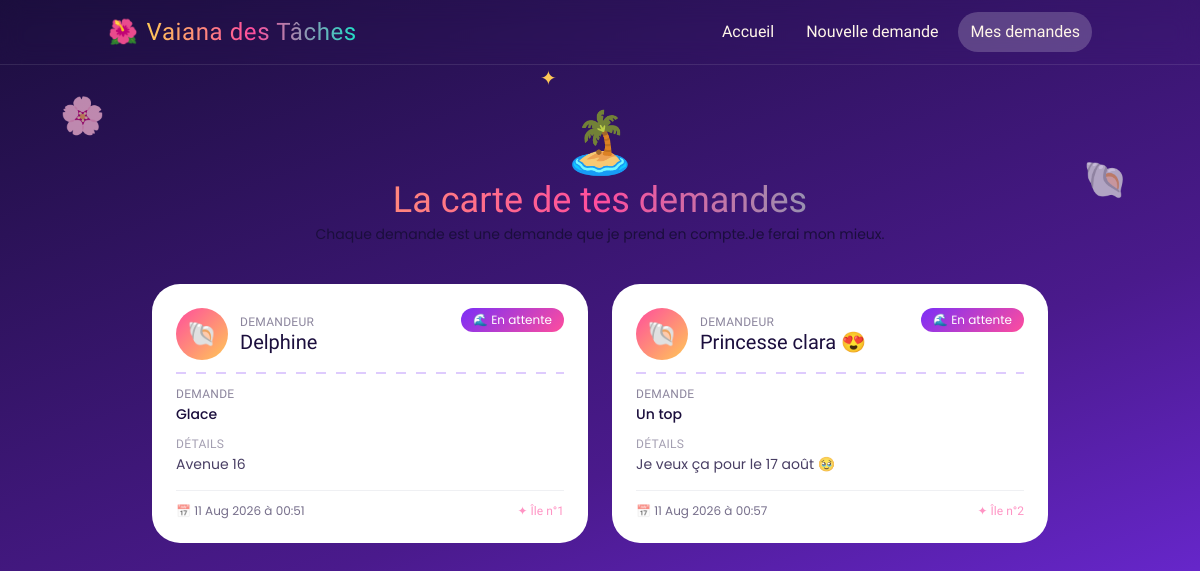
The app's page /confirmation/ with its own data.
### GADC/models.py (models this page shows, shortened)
class Formulaire(models.Model):
    demandeur = models.CharField(max_length=100)
    demande = models.CharField(max_length=100)
    details = models.TextField(max_length= 500)
    statut = [('En attente', 'En attente'),              ('En cours', 'En cours'),
              ('Terminé', 'Terminé')]
    statut = models.CharField(max_length=20, choices=statut, default='En attente')
    date_created = models.DateTimeField(default = timezone.now)

### GADC/views.py (the view)
# urls.py: path('confirmation/', confirmation , name='confirmation'),
def confirmation(request):
    return render(request, 'affiche.html', context = {'demande': Formulaire.objects.all() })

### GADC/templates/affiche.html (shortened to what this page needs)
{% load static %}
<!DOCTYPE html>
<html lang="fr">
<head>
<script src="https://cdn.tailwindcss.com"></script>
</head>
<body class="text-[var(--night)]">
<nav class="fixed top-0 inset-x-0 z-50 bg-[var(--night)]/70 backdrop-blur-md text-[var(--sand)] border-b border-white/10">
  <div class="max-w-5xl mx-auto flex items-center justify-between px-5 py-3">
    <a href="/" class="font-display text-xl md:text-2xl tracking-wide flex items-center gap-2">
      <span class="text-2xl">🌺</span> <span class="text-gradient">Vaiana des Tâches</span>
    </a>
    <div class="flex gap-1 md:gap-2 text-sm md:text-base font-display">
      <a href="/" class="px-3 py-2 rounded-full hover:bg-white/10 transition">Accueil</a>
      <a href="{% url 'formulaire' %}" class="px-3 py-2 rounded-full hover:bg-white/10 transition">Nouvelle demande</a>
      <a href="{% url 'confirmation' %}" class="px-3 py-2 rounded-full bg-white/20">Mes demandes</a>
    </div>
  </div>
</nav>
<div class="relative min-h-screen pt-28 pb-16 px-5 overflow-hidden bg-sunset-ocean">
  <div class="absolute top-24 left-[5%] text-4xl float-y opacity-70">🌸</div>
  <div class="absolute top-40 right-[6%] text-4xl float-y opacity-70" style="animation-delay:1s">🐚</div>
  <div class="absolute top-16 left-[45%] text-[var(--gold)] twinkle text-xl">✦</div>
  <div class="relative z-10 max-w-4xl mx-auto">
    <div class="text-center mb-10">
      <div class="text-6xl mb-2 bob">🏝️</div>
      <h1 class="font-display text-3xl md:text-4xl text-gradient">La carte de tes demandes</h1>
      <p class="text-sm text-[var(--sand)]/85 mt-1">Chaque demande est une demande que je prend en compte.Je ferai mon mieux.</p>
    </div>
    <div class="grid gap-6 md:grid-cols-2">
      {% for formulaire in demande %}
      <div class="demand-card shimmer float-in gradient-card p-6" style="animation-delay: {% widthratio forloop.counter0 1 100 %}ms">
        <div class="flex items-start justify-between gap-3 mb-3">
          <div class="flex items-center gap-3">
            <div class="card-icon">🐚</div>
            <div>
              <p class="text-xs uppercase tracking-wide opacity-50 font-display">Demandeur</p>
              <h2 class="card-title font-display text-xl leading-tight">{{ formulaire.demandeur }}</h2>
            </div>
          </div>
          {% if formulaire.statut == "validé" or formulaire.statut == "valide" or formulaire.statut == "acceptée" %}
            <span class="stat-badge shrink-0 text-xs px-3 py-1 rounded-full bg-emerald-100 text-emerald-700 font-display">✅ {{ formulaire.statut }}</span>
          {% elif formulaire.statut == "refusé" or formulaire.statut == "refuse" or formulaire.statut == "rejetée" %}
            <span class="stat-badge shrink-0 text-xs px-3 py-1 rounded-full bg-red-100 text-red-700 font-display">🌪️ {{ formulaire.statut }}</span>
          {% elif formulaire.statut == "en cours" or formulaire.statut == "en_cours" %}
            <span class="stat-badge shrink-0 text-xs px-3 py-1 rounded-full" style="background: linear-gradient(135deg, var(--gold), var(--flame)); color:white;">🌤️ {{ formulaire.statut }}</span>
          {% else %}
            <span class="stat-badge shrink-0 text-xs px-3 py-1 rounded-full" style="background: linear-gradient(135deg, var(--violet), var(--sunset)); color:white;">🌊 {{ formulaire.statut }}</span>
          {% endif %}
        </div>
        <div class="stitch my-3 opacity-25"></div>
        <p class="text-sm font-medium">
          <span class="opacity-50 font-display text-xs uppercase tracking-wide block mb-0.5">Demande</span>
          {{ formulaire.demande }}
        </p>
        <p class="text-sm mt-3 opacity-80">
          <span class="opacity-50 font-display text-xs uppercase tracking-wide block mb-0.5">Détails</span>
          {{ formulaire.details }}
        </p>
        <div class="mt-4 pt-3 border-t border-[var(--violet)]/10 flex items-center justify-between text-xs opacity-60">
          <span>📅 {{ formulaire.date_created|date:"d M Y à H:i" }}</span>
          <span class="font-display text-[var(--sunset)]">✦ Île n°{{ forloop.counter }}</span>
        </div>
      </div>
      {% endfor %}
    </div>
  </div>
</div>
</body>
</html>

### GADC/templates/affiche.html (style rules this page uses)
:root { --night:#1B0E3D; --dusk:#4A1A8C; --violet:#7B2FF7; --ocean:#0EA5A0; --lagoon:#1FE0C6; --sunset:#FF4D9D; --coral:#FF6B4A; --flame:#FF8A3D; --gold:#FFC857; --sand:#FFF6E9; --sand-dark:#FFE7C2; --ocean-deep:#1B0E3D; --ocean-mid:#7B2FF7; }
body { font-family:'Poppins', sans-serif; background:var(--sand); }
.font-display { font-family:'Baloo 2', cursive; }
.bg-sunset-ocean { background: linear-gradient(160deg, var(--night) 0%, var(--dusk) 28%, var(--violet) 50%, var(--ocean) 75%, var(--lagoon) 100%); background-size: 200% 200%; animation: gradientShift 14s ease infinite; }
.text-gradient { background: linear-gradient(90deg, var(--gold), var(--sunset), var(--lagoon)); -webkit-background-clip: text; background-clip: text; color: transparent; }
.bob { animation: bob 4s ease-in-out infinite; }
.twinkle { animation: twinkle 3s ease-in-out infinite; }
.float-y { animation: floatY 5s ease-in-out infinite; }
.stitch { background-image: repeating-linear-gradient(90deg, var(--violet) 0 10px, transparent 10px 20px); height:2px; }
.gradient-card { position:relative; border-radius: 1.75rem; background: white; isolation: isolate; }
.gradient-card::before { content:""; position:absolute; inset:-2px; border-radius: inherit; padding:2px; background: linear-gradient(135deg, var(--sunset), var(--gold), var(--lagoon)); -webkit-mask: linear-gradient(#fff 0 0) content-box, linear-gradient(#fff 0 0); -webkit-mask-composite: xor; mask-composite: exclude; z-index:-1; opacity:.85; }
.demand-card { position:relative; overflow:hidden; transition: transform .35s cubic-bezier(.2,.8,.2,1), box-shadow .35s ease; }
.demand-card::before { content:""; position:absolute; inset:0; background: radial-gradient(circle at 90% -10%, rgba(255,77,157,.18), transparent 60%); opacity:0; transition: opacity .35s ease; pointer-events:none; }
.card-icon { transition: transform .35s ease; width:52px; height:52px; display:flex; align-items:center; justify-content:center; border-radius:9999px; background: linear-gradient(135deg, var(--sunset), var(--gold)); font-size:1.5rem; }
.card-title { transition: color .25s ease; }
.stat-badge { transition: transform .2s ease, box-shadow .2s ease; }
.shimmer { position:relative; overflow:hidden; }
.shimmer::after { content:""; position:absolute; top:0; left:-150%; width:60%; height:100%; background: linear-gradient(120deg, transparent, rgba(255,255,255,.7), transparent); transform: skewX(-20deg); transition: left .7s ease; }
.float-in { animation: float-in .55s ease both; }

### records on screen
Formulaire: demandeur "Delphine", statut "En attente", demande "Glace", details "Avenue 16", date_created "11 Aug 2026 à 00:51"
Formulaire: demandeur "Princesse clara 😍", statut "En attente", demande "Un top", details "Je veux ça pour le 17 août 🥹", date_created "11 Aug 2026 à 00:57"
